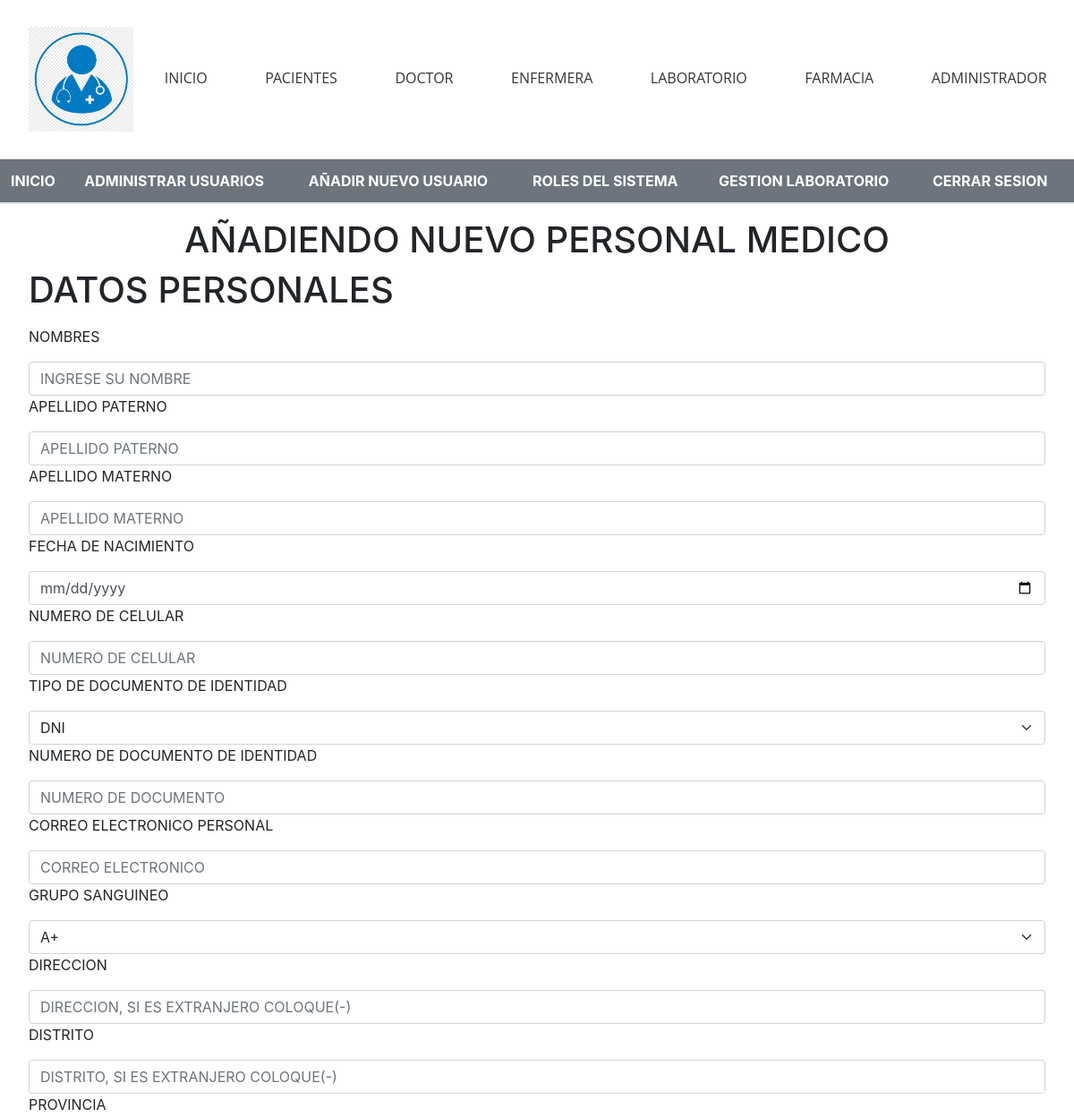
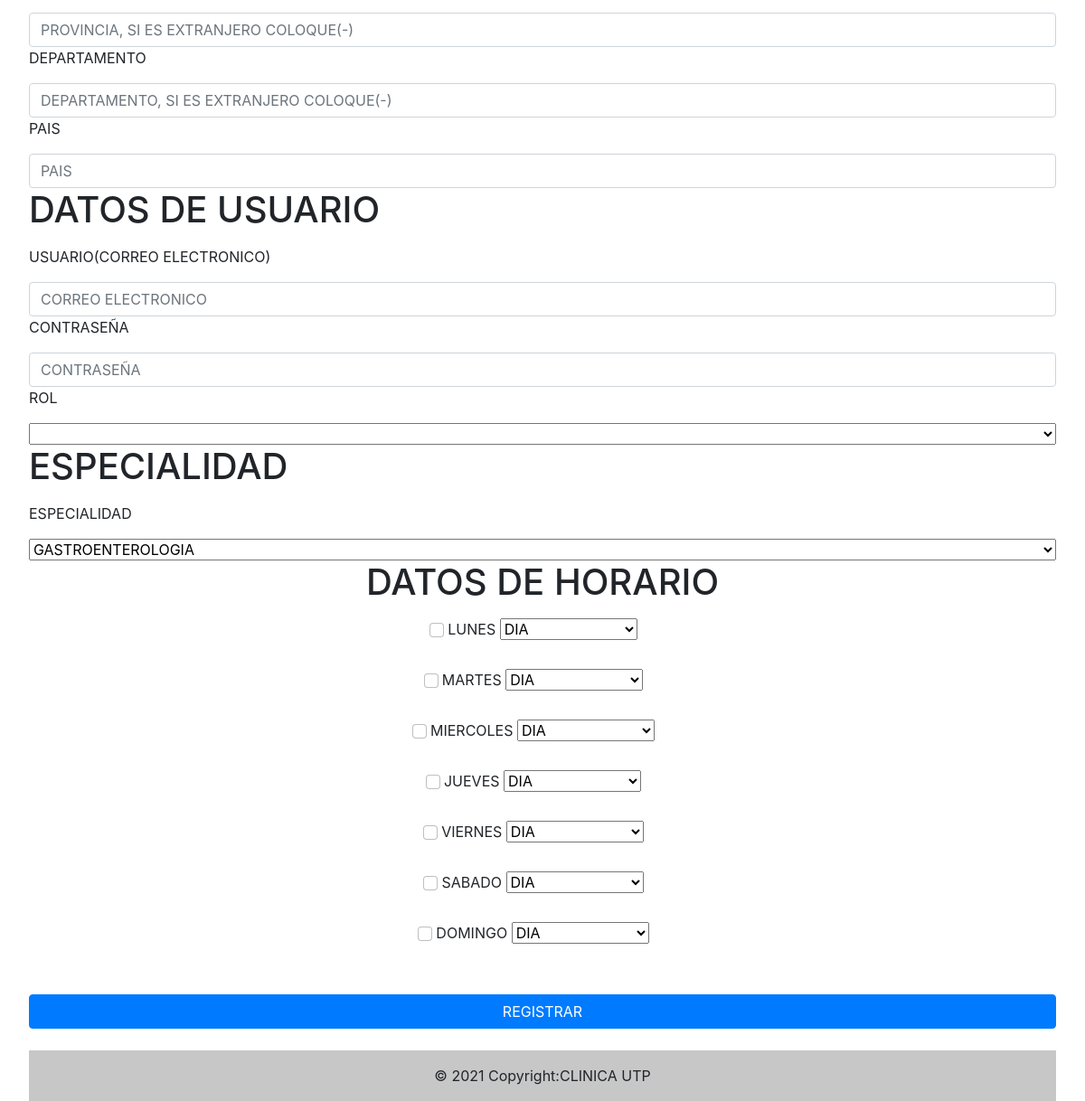
The page /Vista/añadirdoctor.php on the database its author committed (2 pictures, top to bottom).
### tables this page shows
CREATE TABLE `dia` (
  `IdHorario` int(11) NOT NULL,
  `Dia` varchar(10) NOT NULL
);

### Modelo/Conexion/Conexion.php (called while the page is built, shortened)
<?php
$conexion = new mysqli(DB_HOST,DB_USER,DB_PASSWORD,DB_DATABASE);
    function mostrarEspecialidad(){
        global $conexion;
        $sql = "SELECT * FROM ESPECIALIDAD";
        $resultado =mysqli_query($conexion,$sql);
        return $resultado;
    }
    function mostrarDias(){
        global $conexion;
        $sql = "SELECT * FROM DIA";
        $resultado =mysqli_query($conexion,$sql);
        return $resultado;
    }
    function mostrarTurnos(){
        global $conexion;
        $sql = "SELECT * FROM TURNO";
        $resultado =mysqli_query($conexion,$sql);
        return $resultado;
    }
?>

### Vista/añadirdoctor.php (the view, shortened to what this page needs)
<?php
require_once('../Modelo/Conexion/Conexion.php');
$id = $_GET["id"];
$sql = mostrarEspecialidad();
$sql2 = mostrarDias();
?>
<!DOCTYPE html PUBLIC  "-//W3C//DTD XHTML 1.0 Transitional //EN" "http://www.w3.org/TR/xhtmll/DTD/xhtmll-transitional,dtd
    <html xmlns="https://www.w3.org/1999/xhtml">
<head>
    <link rel="stylesheet" href="https://use.fontawesome.com/releases/v5.6.3/css/all.css" >
    <link href="css/css.css" rel="stylesheet" type="text/css"/>
    <link href="bootstrap4/css/bootstrap.min.css" rel="stylesheet" >
    <link href="bootstrap5/css/bootstrap.min.css" rel="stylesheet" >
</head>
<body>
	<?php
      require_once('headerAdministrador.php');
    ?>
<form class="form__reg" action="../Controlador/Administrador/REGISTRAR_DOCTOR.php?id=<?php echo $id;?>" method="POST" >
    <center><h1>AÑADIENDO NUEVO PERSONAL MEDICO</h1></center>
        <legend><h1>DATOS PERSONALES</h1></legend>
            <p>NOMBRES</p>
            <input class="form-control" type="name" name="nombre" style="text-transform:uppercase"  onkeyup="this.value=this.value.toUpperCase()" placeholder="INGRESE SU NOMBRE" required autofocus>
            <p>APELLIDO PATERNO</p>
            <input class="form-control" type="name" style="strtoupper" style="text-transform:uppercase"  onkeyup="this.value=this.value.toUpperCase()" name="appP" placeholder="APELLIDO PATERNO" required autofocus>
            <p>APELLIDO MATERNO</p>
            <input class="form-control" type="name" name="appM" style="text-transform:uppercase"  onkeyup="this.value=this.value.toUpperCase()" placeholder="APELLIDO MATERNO" required autofocus>
            <p>FECHA DE NACIMIENTO</p>
            <input class="form-control" type="date" name="nacimiento">
            <p>NUMERO DE CELULAR</p>
            <input class="form-control" type="number" name="celular" placeholder="NUMERO DE CELULAR" required autofocus>
            <p>TIPO DE DOCUMENTO DE IDENTIDAD</p>
            <select  class="form-select" name="tipodoc">
                <option>DNI</option>
            </select>
            <p>NUMERO DE DOCUMENTO DE IDENTIDAD</p>
            <input class="form-control" type="number" name="numdoc" placeholder="NUMERO DE DOCUMENTO" required autofocus>
            <p>CORREO ELECTRONICO PERSONAL</p>
            <input class="form-control" type="email" name="correo_presonal" placeholder="CORREO ELECTRONICO" required autofocus>
            <p>GRUPO SANGUINEO</p>
            <select class="form-select" name="tipo">
                <option>A+</option>
            </select>
            <p>DIRECCION</p>
            <input class="form-control" type="text" name="direccion" style="text-transform:uppercase"  onkeyup="this.value=this.value.toUpperCase()"  placeholder="DIRECCION, SI ES EXTRANJERO COLOQUE(-)" required autofocus>
            <p>DISTRITO </p>
            <input class="form-control" type="text" name="distrito" placeholder="DISTRITO, SI ES EXTRANJERO COLOQUE(-)" required autofocus>
            <p>PROVINCIA</p>
            <input class="form-control" type="text" name="provincia" placeholder="PROVINCIA, SI ES EXTRANJERO COLOQUE(-)" required autofocus>
            <p>DEPARTAMENTO</p>
            <input class="form-control" type="text" name="departamento" placeholder="DEPARTAMENTO, SI ES EXTRANJERO COLOQUE(-)" required autofocus>
            <p>PAIS</p>
            <input class="form-control" type="text" name="pais" placeholder="PAIS" required autofocus>
        <legend><h1>DATOS DE USUARIO</h1></legend>
            <p>USUARIO(CORREO ELECTRONICO)</p>
            <input class="form-control" type="email" widht name="correoValidacion" placeholder="CORREO ELECTRONICO" required autofocus>
            <p>CONTRASEÑA</p>
            <input class="form-control" type="password" name="Contraseña" placeholder="CONTRASEÑA" required autofocus>
            <p>ROL</p>
            <select>
            <option>
            </option>
            </select>
        <legend><h1>ESPECIALIDAD</h1></legend>
            <p>ESPECIALIDAD</p>
            <select name="especialidad">
                <?php
                    while($esp = mysqli_fetch_array($sql)){
                ?>
                    <option value="<?php echo $esp['idEspecialidad']?>"><?php echo $esp['Nombre_Especialidad']?></option>
                <?php } ?>
            </select>
        <center><fieldset  id="Datos_Horario">
        <legend><h1>DATOS DE HORARIO</h1></legend>
            <?php
                    while($esp2 = mysqli_fetch_array($sql2)){
            ?>
            <br>
            <label><input type="checkbox" name="dia[]" class="form-check-input"/><?php echo $esp2['Dia']?></label>
                <select name="turno">
                    <?php
                        $sql3 = mostrarTurnos();
                        while($esp3 = mysqli_fetch_array($sql3)){
                    ?>
                    <option class="form-select" value="<?php echo $esp3['idTurno']?>"><?php echo $esp3['TipoTurno']?></option>
                    <?php } mysqli_free_result($sql3);?>
                </select><br>
            <?php } ?>
    </fieldset><br><br>
</form>
<div class="d-grid gap-2">
    <input type="submit" class="btn btn-primary" value="REGISTRAR">
    </div>
    </body>
	<?php
    require_once('footer.php');
    ?>
</html>

### Vista/css/css.css (style rules this page uses)
* { margin: 0; padding: 0; -webkit-box-sizing: border-box; -moz-box-sizing: border-box; box-sizing: border-box; }
.form__reg { padding: 0 2rem; display: flex; flex-direction: column; justify-content: center; }

### Vista/css/estilos.css (style rules this page uses)
* { margin: 0; padding: 0; -webkit-box-sizing: border-box; -moz-box-sizing: border-box; box-sizing: border-box; }
body { font-family: Open sans; }

### rows shown on the page
dia: Dia "LUNES"
dia: Dia "MARTES"
dia: Dia "MIERCOLES"
dia: Dia "JUEVES"
dia: Dia "VIERNES"
dia: Dia "SABADO"
dia: Dia "DOMINGO"

### other values the page prints
form field especialidad "GASTROENTEROLOGIA"
form field turno "DIA"
